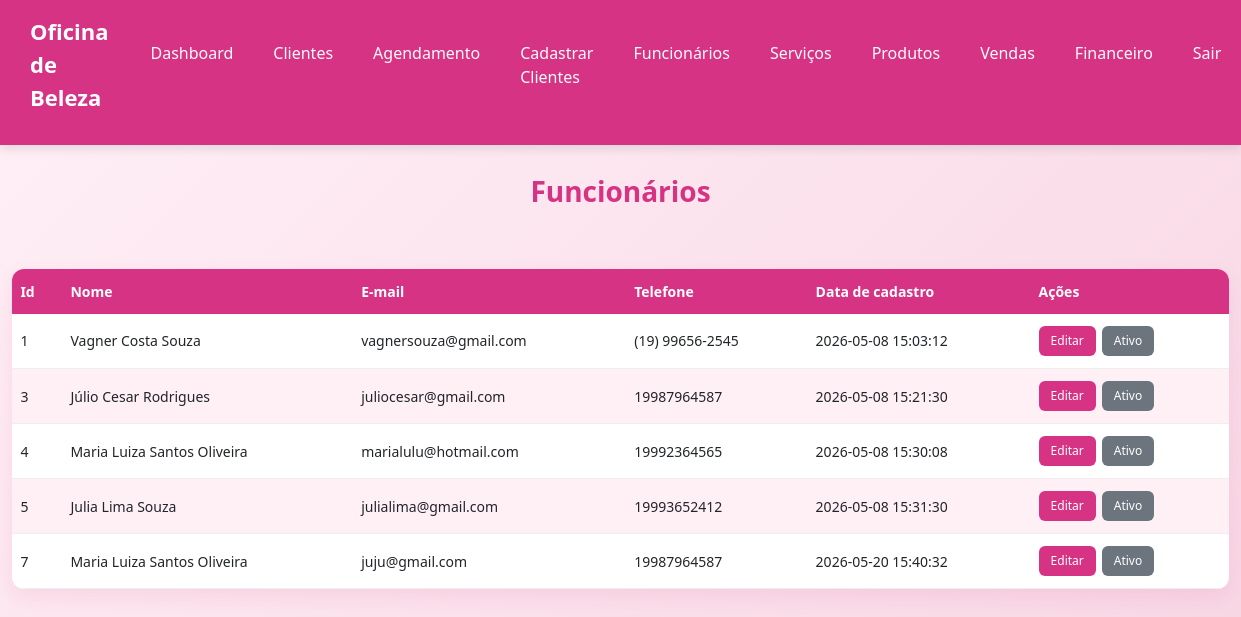
/funcionarios-lista.php, run on an earlier commit of the app's database.
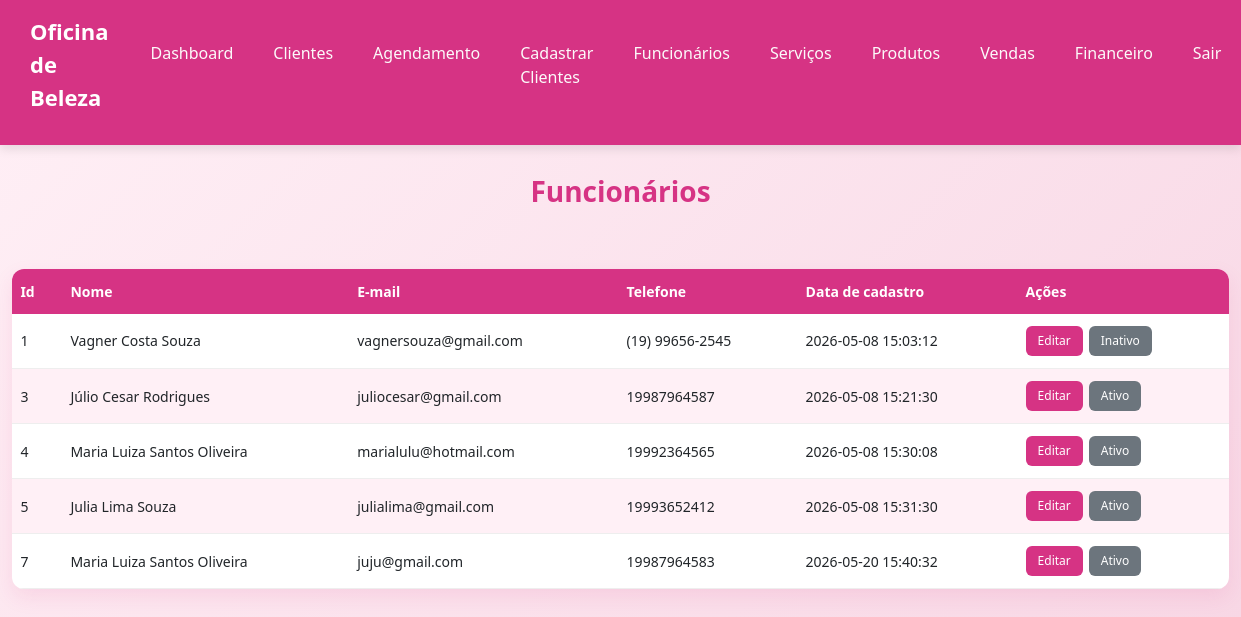
And on a later commit of the database.
### tables this page shows
CREATE TABLE IF NOT EXISTS `tb_funcionario` (
  `id` int(11) NOT NULL AUTO_INCREMENT,
  `nome` varchar(200) NOT NULL,
  `email` varchar(200) NOT NULL,
  `telefone` varchar(15) NOT NULL,
  `senha` varchar(200) NOT NULL,
  `token` varchar(50) NOT NULL,
  `data_cadastro` datetime NOT NULL DEFAULT current_timestamp(),
  `ativo` tinyint(4) NOT NULL DEFAULT 1,
  PRIMARY KEY (`id`),
  UNIQUE KEY `email` (`email`)
);

### funcionarios-lista.php (the view, shortened to what this page needs)
<?php
try {
    $conexao = new PDO("mysql:host=" . SERVIDOR . ";dbname=" . BANCO . ";charset=utf8", USUARIO, SENHA);
    $conexao->setAttribute(PDO::ATTR_ERRMODE, PDO::ERRMODE_EXCEPTION);
    $sql = "SELECT * FROM tb_funcionario";
    $comando = $conexao->prepare($sql);
    $comando->execute();
    $funcionarios = $comando->fetchAll(PDO::FETCH_ASSOC);
} catch (PDOException $erro) {
    echo "Erro ao conectar no banco de dados" . $erro->getMessage();
}
?>
<!DOCTYPE html>
<html lang="pt-br">
<head>
    <link rel="stylesheet" href="assets/css/style.css" />
    <link rel="stylesheet" href="assets/css/funcionario/funcionario-lista.css">
    <link rel="stylesheet" href="assets/css/clientes-lista.css">
    <link rel="stylesheet" href="https://cdn.jsdelivr.net/npm/bootstrap-icons@1.11.3/font/bootstrap-icons.min.css">
    <link rel="stylesheet" href="https://cdnjs.cloudflare.com/ajax/libs/twitter-bootstrap/5.3.3/css/bootstrap.min.css">
    <link rel="stylesheet" href="https://cdn.datatables.net/2.3.8/css/dataTables.bootstrap5.css">
</head>
<body>
    <?php require_once 'includes/header.php';
    ?>
    <main>
        <h1 class="titulo-pagina">Funcionários</h1>
        <div class="table-container">
            <table id="listagem-funcionario">
                <thead>
                    <tr>
                        <th>Id</th>
                        <th>Nome</th>
                        <th>E-mail</th>
                        <th>Telefone</th>
                        <th>Data de cadastro</th>
                        <th>Ações</th>
                    </tr>
                </thead>
                <tbody>
                    <?php
                    foreach ($funcionarios as $funcionario):
                    ?>
                        <tr>
                            <td><?php echo $funcionario['id']; ?></td>
                            <td><?php echo $funcionario['nome']; ?></td>
                            <td><?php echo $funcionario['email']; ?></td>
                            <td><?php echo $funcionario['telefone']; ?></td>
                            <td><?php echo $funcionario['data_cadastro']; ?></td>
                            <td class="acoes">
                                <a class="table-btn editar" href="editar-funcionarios.php?id=<?php echo $funcionario['id']; ?>">Editar</a>
                                <a href="?alterarAtivo=<?php echo $funcionario['id']; ?>" onclick="return confirm('Deseja Alterar?')">
                                    <button class="table-btn status" type="button" class="<?php echo $funcionario['ativo'] == 1 ? 'ativo' : 'inativo'; ?>">
                                        <?php
                                        if ($funcionario['ativo'] == 1) {
                                            echo "Ativo";
                                        } else
                                            echo "Inativo";
                                        ?>
                                    </button>
                                </a>
                            </td>
                        </tr>
                    <?php
                    endforeach;
                    ?>
                </tbody>
            </table>
        </div>
    </main>
</body>
</html>

What changed in the data, as far as the page shows it:
changed tb_funcionario "Vagner Costa Souza": ativo "Ativo" → "Inativo"
changed tb_funcionario "juju@gmail.com": telefone "19987964587" → "19987964583"
